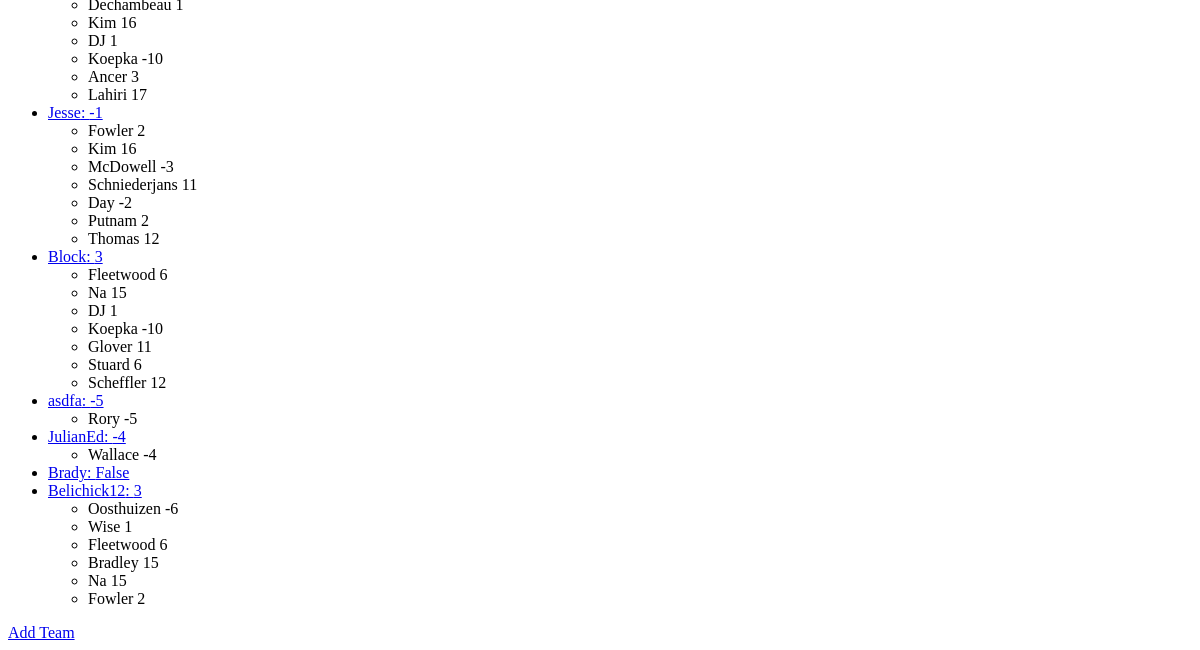
Before: /golf/ (lower part) with the older database file.
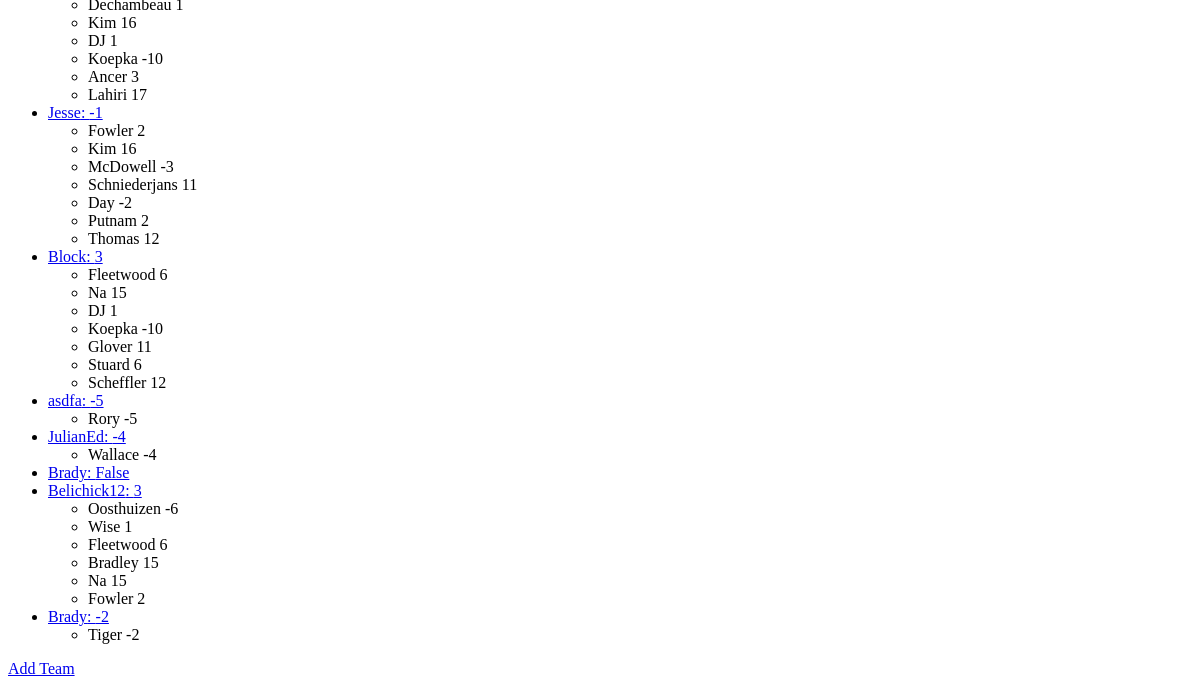
After: the same page with the newer database file.
### golf/models.py (models this page shows, shortened)
class Players(models.Model):
  player_name = models.CharField(max_length=200)
  score = models.IntegerField(null=True)

class Team(models.Model):
  league = models.ForeignKey(League, on_delete=models.CASCADE)
  players = models.ManyToManyField(Players)
  team_name = models.CharField(max_length=200)
  def get_score(self):
    scores = []
    for player in self.players.all():
      if isinstance(player.score, int):
        scores.append(player.score)
    def aggregate_of_top_four_scores(array):
      total_score = 0
      for score in array:
        total_score += score
      return total_score
    if len(scores):
      scores.sort()
      return aggregate_of_top_four_scores(scores[:4])
    else:
      return False

### golf/views.py (the view)
# urls.py: path('', views.IndexView.as_view(), name="index"),
class IndexView(generic.TemplateView):
  template_name = 'golf/index.html'
  def get_context_data(self):
    context = super(IndexView, self).get_context_data()
    context['Players'] = Players.objects.all().order_by('player_name')
    context['Team'] = Team.objects.all()
    return context

### golf/templates/golf/index.html (shortened to what this page needs)
{% if Team %}
  <ul>
    {%for team in Team%}
    <li>
      <span><a href="{% url 'golf:team' team.id %}">{{team.team_name}}: {{team.get_score}}</a></span>
      <ul>
        {% for player in team.players.all %}
          <li><span>{{player.player_name}} </span><span>{{player.score}}</span></li>
        {% endfor %}
      </ul>
    </li>
    {% endfor %}
  </ul>
  <a href="{% url 'golf:add_team' %}">Add Team</a>
{% endif %}

Changed rows visible on the page:
added Team: team_name "Brady", get_score "-2"
now on this page (row unchanged): Players: player_name "Tiger", score "-2", shown under "Brady"
